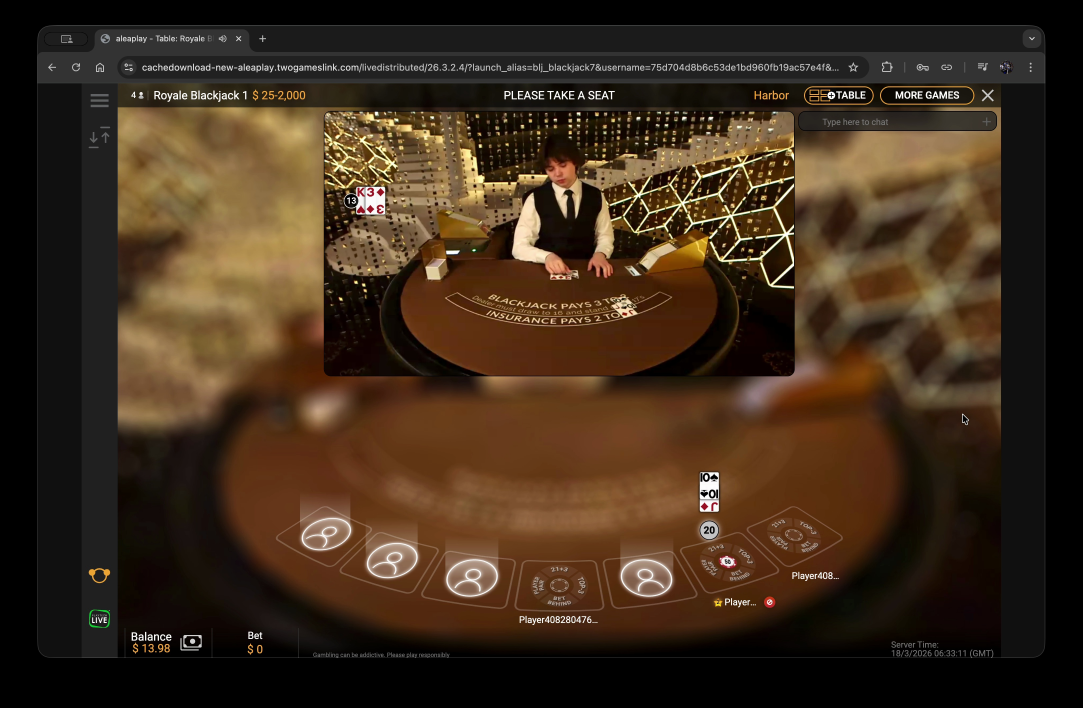
#> input picture data/debug_frames/cut_card_00000936.jpg, 3248 x 2122 px (shown at 1/3 size)
$ python diagnose_cut_card.py
#> lines starting #> are read from the running program, lines starting #| are printed output that depends on the picture; after the words box and inside, x2 and y2 are one past the last pixel; in counts of white or black regions, pixels touching at a corner belong together
"""
Diagnostic script for the cut-card detector.

Analyses both the true-positive and false-positive debug frames and prints
a per-frame breakdown of the HSV statistics used by detect_cut_card(), so we
can see exactly why each frame triggers or doesn't.

Usage (from repo root, venv activated):
    python scripts/diagnose_cut_card.py
"""

from __future__ import annotations

from pathlib import Path

import cv2
import numpy as np

# ---------------------------------------------------------------------------
# Frames and ROI (4k profile)
# ---------------------------------------------------------------------------

FRAMES = {
    "true_positive  (frame  936)": "data/debug_frames/cut_card_00000936.jpg",
    "true_positive  (frame 1807)": "data/debug_frames/cut_card_00001807.jpg",
    "false_positive (frame 5010)": "data/debug_frames/cut_card_00005010.jpg",
    "false_positive (frame 10023)": "data/debug_frames/cut_card_00010023.jpg",
}

ROI = (1864, 740, 1985, 830)  # 4k cut_card_roi: (x1, y1, x2, y2)
THRESHOLD = 0.15

# ---------------------------------------------------------------------------
# Helpers
# ---------------------------------------------------------------------------


def analyse(
    label: str, image_path: str, roi: tuple[int, int, int, int], threshold: float
) -> None:
#> called with label = 'true_positive  (frame  936)', image_path = 'data/debug_frames/cut_card_00000936.jpg', roi = (1864, 740, 1985, 830), threshold = 0.15
    frame = cv2.imread(image_path)
#> frame is the input picture: shape (2122, 3248, 3); mean B, G, R 28.2, 44.9, 62.4
    if frame is None:
        print(f"[ERROR] Could not read {image_path}")
        return

    x1, y1, x2, y2 = roi
    region = frame[y1:y2, x1:x2]
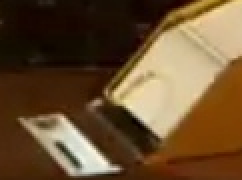
#> region: shape (90, 121, 3) (shown 2 times larger); mean B, G, R 48.7, 79.2, 105.9
    if region.size == 0:
        print(
            f"\n[WARN] ROI {roi} is out of bounds for image {frame.shape[:2]} — skipping {label}"
        )
        return
    hsv = cv2.cvtColor(region, cv2.COLOR_BGR2HSV)
#> hsv: shape (90, 121, 3); mean H, S, V 15.8, 179.7, 106
    total = region.shape[0] * region.shape[1]
#> total = 10890

    # ------------------------------------------------------------------
    # Old (original) algorithm — V > 200 only
    # ------------------------------------------------------------------
    old_bright = np.count_nonzero(hsv[:, :, 2] > 200)
#> old_bright = 2204
    old_ratio = old_bright / total
#> old_ratio = 0.202
    old_result = old_ratio >= threshold
#> old_result = True

    # ------------------------------------------------------------------
    # New algorithm — largest white blob
    # ------------------------------------------------------------------
    mask = np.uint8((hsv[:, :, 2] > 200) & (hsv[:, :, 1] < 80)) * 255
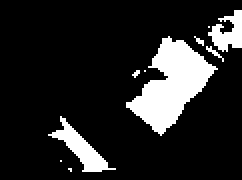
#> mask: shape (90, 121) (shown 2 times larger); 14.6% white; 10 white regions (7 under 20 px), largest, box (x1, y1, x2, y2) and area: (63, 18, 109, 68) 1062, (24, 58, 58, 86) 284, (104, 5, 121, 26) 202
    kernel = cv2.getStructuringElement(cv2.MORPH_RECT, (3, 3))
    mask_dilated = cv2.dilate(mask, kernel, iterations=1)  # type: ignore
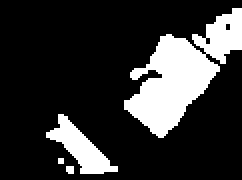
#> mask_dilated: shape (90, 121) (shown 2 times larger); 19.7% white; 4 white regions (2 under 20 px), largest, box (x1, y1, x2, y2) and area: (62, 4, 121, 69) 1702, (23, 57, 59, 87) 418
    n_labels, _, stats, _ = cv2.connectedComponentsWithStats(
        mask_dilated, connectivity=8
    )
#> n_labels = 5; stats = [[0, 0, 121, 90, 8746], [62, 4, 59, 65, 1702], [23, 57, 36, 30, 418], [29, 79, 3, 3, 9], [33, 83, 4, 4, 15]]
    if n_labels >= 2:
        blob_areas = stats[1:, cv2.CC_STAT_AREA]
#> blob_areas = [1702, 418, 9, 15]
        largest_blob = int(blob_areas.max())
#> largest_blob = 1702
        second_largest = int(sorted(blob_areas)[-2]) if len(blob_areas) > 1 else 0
#> second_largest = 418
        num_blobs = len(blob_areas)
#> num_blobs = 4
    else:
        largest_blob = second_largest = num_blobs = 0
    blob_ratio = largest_blob / total
#> blob_ratio = 0.156
    new_result = blob_ratio >= threshold
#> new_result = True

    # ------------------------------------------------------------------
    # Border-touch check (fix for dealer-shirt false positives)
    # ------------------------------------------------------------------
    if n_labels >= 2:
        largest_label = int(stats[1:, cv2.CC_STAT_AREA].argmax()) + 1
#> largest_label = 1
        # re-run with label image
        _, labels_img, stats2, _ = cv2.connectedComponentsWithStats(
            mask_dilated, connectivity=8
        )
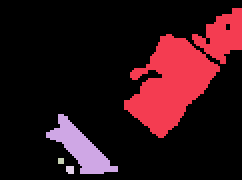
#> labels_img: shape (90, 121) int32 (shown 2 times larger); 5 distinct labels, from 0 to 4; one colour per label, 0 black
#> stats2 has the same summary as stats
        blob_mask = labels_img == largest_label
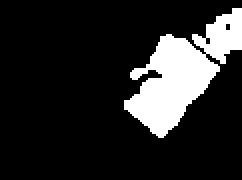
#> blob_mask: shape (90, 121) bool (shown 2 times larger); 15.6% white; 1 white region, box (x1, y1, x2, y2) and area: (62, 4, 121, 69) 1702
        touches_border = (
            blob_mask[0, :].any()
            or blob_mask[-1, :].any()
            or blob_mask[:, 0].any()
            or blob_mask[:, -1].any()
        )
#> touches_border = True
        # Which specific borders does it touch?
        touches_top = bool(blob_mask[0, :].any())
#> touches_top = False
        touches_bottom = bool(blob_mask[-1, :].any())
#> touches_bottom = False
        touches_left = bool(blob_mask[:, 0].any())
#> touches_left = False
        touches_right = bool(blob_mask[:, -1].any())
#> touches_right = True
        # Bounding box of the largest blob
        bb_left = int(stats2[largest_label, cv2.CC_STAT_LEFT])
#> bb_left = 62
        bb_top = int(stats2[largest_label, cv2.CC_STAT_TOP])
#> bb_top = 4
        bb_w = int(stats2[largest_label, cv2.CC_STAT_WIDTH])
#> bb_w = 59
        bb_h = int(stats2[largest_label, cv2.CC_STAT_HEIGHT])
#> bb_h = 65
        roi_h, roi_w = region.shape[:2]
#> roi_h = 90; roi_w = 121
        fill_ratio = largest_blob / (bb_w * bb_h) if bb_w * bb_h > 0 else 0
#> fill_ratio = 0.444
    else:
        touches_border = touches_top = touches_bottom = touches_left = touches_right = (
            False
        )
        bb_left = bb_top = bb_w = bb_h = roi_w = roi_h = 0
        fill_ratio = 0
    fixed_result = new_result and not (touches_left and not touches_right)
#> fixed_result = True

    # ------------------------------------------------------------------
    # Saturation histogram buckets (useful for tuning)
    # ------------------------------------------------------------------
    s_channel = hsv[:, :, 1].flatten()
#> s_channel = 10890 values, max 255 at index 0, min 13 at index 8266, mean 179.7
    buckets = [(0, 40), (40, 80), (80, 120), (120, 200), (200, 256)]
    s_hist = {
        f"S {lo}-{hi}": int(np.count_nonzero((s_channel >= lo) & (s_channel < hi)))
        for lo, hi in buckets
    }
#> s_hist = {'S 0-40': 319, 'S 40-80': 1629, 'S 80-120': 1124, 'S 120-200': 1574, 'S 200-256': 6244}

    # ------------------------------------------------------------------
    # Print report
    # ------------------------------------------------------------------
    print(f"\n{'=' * 60}")
    print(f"  {label}")
    print(f"  File : {image_path}")
    print(f"  ROI  : {roi}  →  {region.shape[1]}×{region.shape[0]} px  ({total} total)")
#|   ROI  : (1864, 740, 1985, 830)  →  121×90 px  (10890 total)
    print(f"{'=' * 60}")
    print(
        f"  V-channel stats  min={hsv[:, :, 2].min():3d}  max={hsv[:, :, 2].max():3d}  "
        f"mean={hsv[:, :, 2].mean():.1f}"
    )
#|   V-channel stats  min=  9  max=255  mean=106.0
    print(
        f"  S-channel stats  min={hsv[:, :, 1].min():3d}  max={hsv[:, :, 1].max():3d}  "
        f"mean={hsv[:, :, 1].mean():.1f}"
    )
#|   S-channel stats  min= 13  max=255  mean=179.7
    print()
    print("  Saturation histogram:")
    for bucket, count in s_hist.items():
        bar = "█" * int(count / total * 40)
        print(
            f"    {bucket:>12s} : {count:5d} px  ({count / total * 100:5.1f}%)  {bar}"
        )
#> this loop made 5 passes
#> (bucket, count, bar) on passes 1 to 5: ('S 0-40', 319, '█'), ('S 40-80', 1629, '█████'), ('S 80-120', 1124, '████'), ('S 120-200', 1574, '█████'), ('S 200-256', 6244, '██████████████████████')
#|           S 0-40 :   319 px  (  2.9%)  █
#|          S 40-80 :  1629 px  ( 15.0%)  █████
#|         S 80-120 :  1124 px  ( 10.3%)  ████
#|        S 120-200 :  1574 px  ( 14.5%)  █████
#|        S 200-256 :  6244 px  ( 57.3%)  ██████████████████████
    print()
    print("  OLD algorithm  (V>200 only)")
    print(
        f"    bright pixels : {old_bright:5d}  ({old_ratio * 100:.1f}%)  threshold={threshold}"
    )
#|     bright pixels :  2204  (20.2%)  threshold=0.15
    print(f"    result        : {'✓ DETECTED' if old_result else '✗ not detected'}")
#|     result        : ✓ DETECTED
    print()
    print("  NEW algorithm  (largest white blob)")
    print(f"    white blobs   : {num_blobs}")
#|     white blobs   : 4
    print(f"    largest blob  : {largest_blob:5d} px  ({blob_ratio * 100:.1f}%)")
#|     largest blob  :  1702 px  (15.6%)
    print(
        f"    2nd largest   : {second_largest:5d} px  ({second_largest / total * 100:.1f}%)"
    )
#|     2nd largest   :   418 px  (3.8%)
    print(f"    threshold     : {threshold}  ({threshold * 100:.0f}% of ROI)")
    print(f"    blob>=thr     : {new_result}  ({blob_ratio:.3f} >= {threshold})")
#|     blob>=thr     : True  (0.156 >= 0.15)
    print(f"    result        : {'✓ DETECTED' if new_result else '✗ not detected'}")
#|     result        : ✓ DETECTED
    print()
    print("  FIXED algorithm  (+ border-touch rejection)")
    print(
        f"    touches border: {touches_border}  (T={touches_top} B={touches_bottom} L={touches_left} R={touches_right})"
    )
#|     touches border: True  (T=False B=False L=False R=True)
    print(
        f"    blob bbox     : x={bb_left} y={bb_top} w={bb_w} h={bb_h}  (ROI {roi_w}×{roi_h})"
    )
#|     blob bbox     : x=62 y=4 w=59 h=65  (ROI 121×90)
    print(f"    bbox fill     : {fill_ratio:.2f}  (blob area / bbox area)")
#|     bbox fill     : 0.44  (blob area / bbox area)
    print(f"    result        : {'✓ DETECTED' if fixed_result else '✗ not detected'}")
#|     result        : ✓ DETECTED

    # Save annotated ROI crop + white mask for visual inspection
    out_dir = Path("data/debug_frames")
    tag = (
        label.split("(")[1].rstrip(")").replace(" ", "_")
        if "(" in label
        else label.replace(" ", "_")
    )
    roi_bgr = region.copy()
    cv2.rectangle(
        roi_bgr, (0, 0), (roi_bgr.shape[1] - 1, roi_bgr.shape[0] - 1), (0, 255, 0), 1
    )
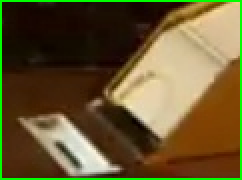
#> roi_bgr: shape (90, 121, 3) (shown 2 times larger); 3.84% of pixels changed, all inside (x1, y1, x2, y2) = (0, 0, 121, 90)
    cv2.imwrite(str(out_dir / f"diagnose_roi_{tag}.png"), roi_bgr)
    cv2.imwrite(str(out_dir / f"diagnose_mask_{tag}.png"), mask_dilated)
    print(f"\n  ROI crop saved → data/debug_frames/diagnose_roi_{tag}.png")
    print(f"  Mask saved     → data/debug_frames/diagnose_mask_{tag}.png")


# ---------------------------------------------------------------------------
# Main
# ---------------------------------------------------------------------------

if __name__ == "__main__":
    repo_root = Path(__file__).parent.parent
    for label, rel_path in FRAMES.items():
        analyse(label, str(repo_root / rel_path), ROI, THRESHOLD)
#> pass 2 of the loop `for label, rel_path in FRAMES.items():`:
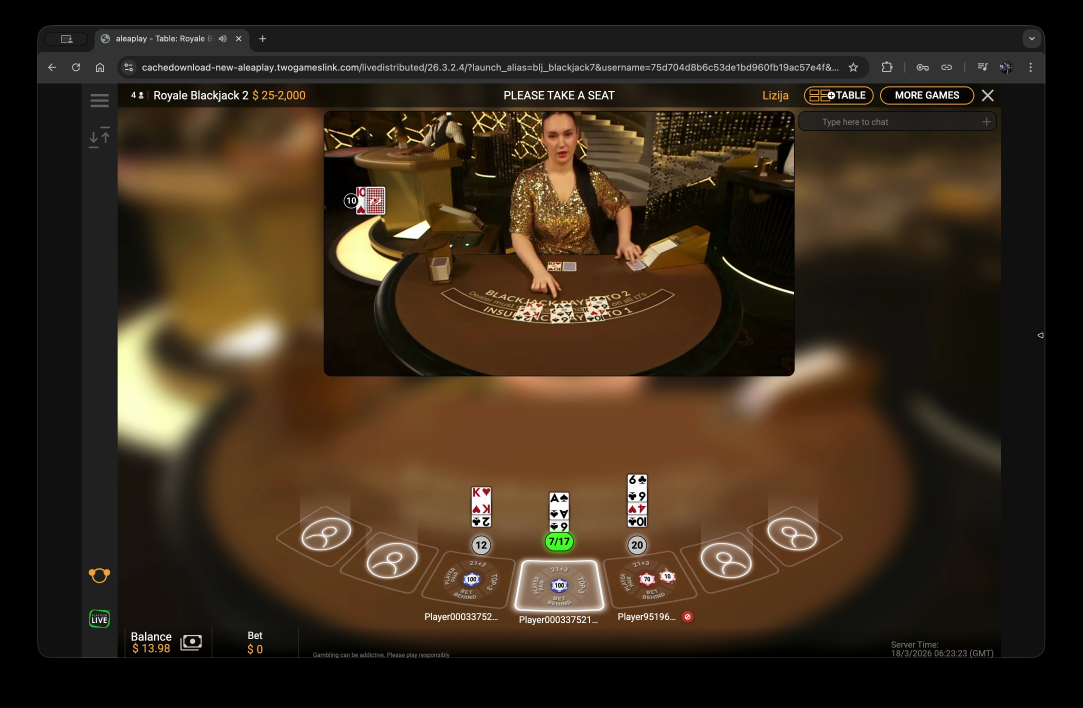
#> input picture data/debug_frames/cut_card_00001807.jpg, 3248 x 2122 px (shown at 1/3 size)
#> in analyse, frame is the input picture: shape (2122, 3248, 3); mean B, G, R 27.7, 43.3, 57.6
#> hsv: shape (90, 121, 3); mean H, S, V 14.8, 146.4, 143.3
#> old_bright = 2760
#> old_ratio = 0.253
#> mask: shape (90, 121); 14.6% white; 10 white regions (6 under 20 px), largest, box (x1, y1, x2, y2) and area: (67, 7, 111, 59) 1096, (93, 0, 121, 21) 407, (28, 62, 51, 72) 42, (53, 60, 71, 69) 34
#> mask_dilated: shape (90, 121); 18.9% white; 4 white regions (1 under 20 px), largest, box (x1, y1, x2, y2) and area: (66, 0, 121, 60) 1777, (19, 52, 72, 73) 239, (48, 38, 54, 45) 26
#> stats = [[0, 0, 121, 90, 8836], [66, 0, 55, 60, 1777], [48, 38, 6, 7, 26], [58, 39, 4, 3, 12], [19, 52, 53, 21, 239]]
#> blob_areas = [1777, 26, 12, 239]
#> largest_blob = 1777
#> second_largest = 239
#> blob_ratio = 0.163
#> in analyse (call 2), `_, labels_img, stats2, _ = cv2.connectedComponentsWithStats( mask_dila..`:
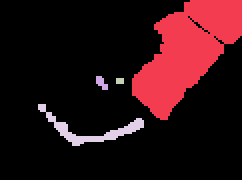
#> labels_img: shape (90, 121) int32 (shown 2 times larger); 5 distinct labels, from 0 to 4; one colour per label, 0 black
#> stats2 has the same summary as stats
#> blob_mask: shape (90, 121) bool; 16.3% white; 1 white region, box (x1, y1, x2, y2) and area: (66, 0, 121, 60) 1777
#> touches_top = True
#> bb_left = 66
#> bb_top = 0
#> bb_w = 55
#> bb_h = 60
#> fill_ratio = 0.538
#> s_channel = 10890 values, max 255 at index 58, min 25 at index 7072, mean 146.4
#> s_hist = {'S 0-40': 135, 'S 40-80': 2328, 'S 80-120': 1677, 'S 120-200': 3996, 'S 200-256': 2754}
#|   ROI  : (1864, 740, 1985, 830)  →  121×90 px  (10890 total)
#|   V-channel stats  min= 24  max=253  mean=143.3
#|   S-channel stats  min= 25  max=255  mean=146.4
#> the loop in analyse (call 2), `for bucket, count in s_hist.items():` made 5 passes
#> (bucket, count, bar) on passes 1 to 5: ('S 0-40', 135, ''), ('S 40-80', 2328, '████████'), ('S 80-120', 1677, '██████'), ('S 120-200', 3996, '██████████████'), ('S 200-256', 2754, '██████████')
#> (printed output is left out)
#|     bright pixels :  2760  (25.3%)  threshold=0.15
#|     result        : ✓ DETECTED
#|     white blobs   : 4
#|     largest blob  :  1777 px  (16.3%)
#|     2nd largest   :   239 px  (2.2%)
#|     blob>=thr     : True  (0.163 >= 0.15)
#|     result        : ✓ DETECTED
#|     touches border: True  (T=True B=False L=False R=True)
#|     blob bbox     : x=66 y=0 w=55 h=60  (ROI 121×90)
#|     bbox fill     : 0.54  (blob area / bbox area)
#|     result        : ✓ DETECTED
#> in analyse (call 2), `cv2.rectangle( roi_bgr, (0, 0), (roi_bgr.shape[1] - 1, roi_bgr.shape[0..`:
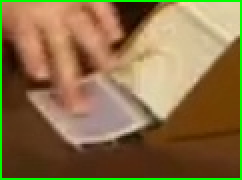
#> roi_bgr: shape (90, 121, 3) (shown 2 times larger); mean B, G, R 71.4, 112.4, 138.7
#> pass 3 of the loop `for label, rel_path in FRAMES.items():`:
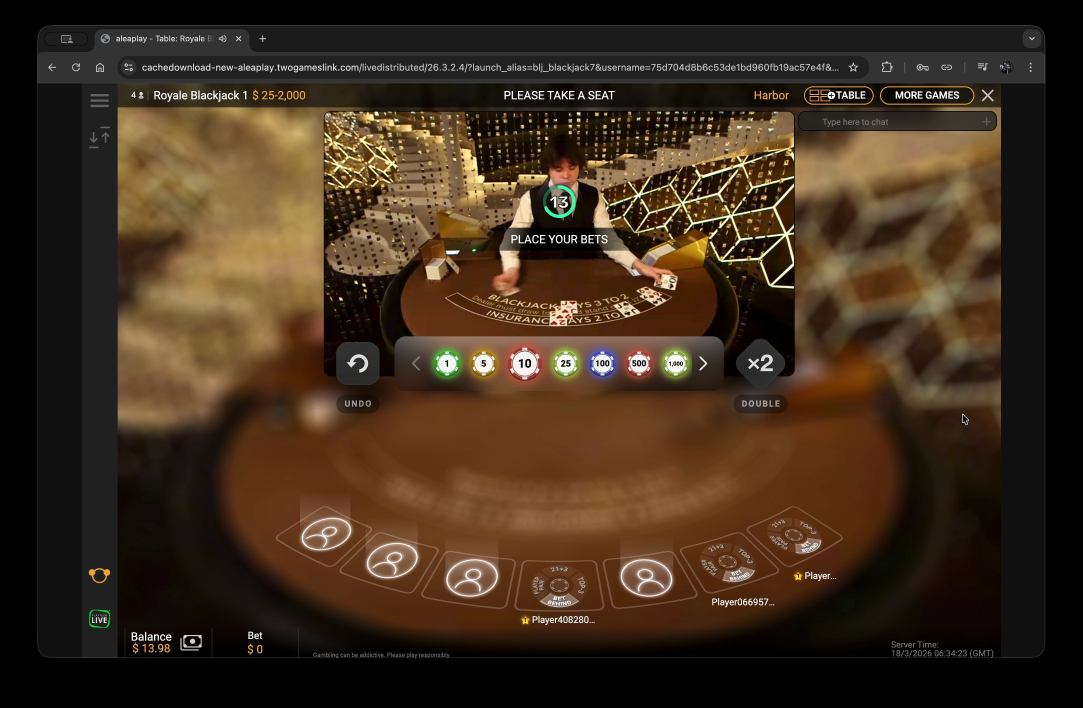
#> input picture data/debug_frames/cut_card_00005010.jpg, 3248 x 2122 px (shown at 1/3 size)
#> in analyse, frame is the input picture: shape (2122, 3248, 3); mean B, G, R 29.6, 46.2, 63.1
#> hsv: shape (90, 121, 3); mean H, S, V 18, 131.5, 155.8
#> old_bright = 4236
#> old_ratio = 0.389
#> mask: shape (90, 121); 21.5% white; 9 white regions (4 under 20 px), largest, box (x1, y1, x2, y2) and area: (0, 12, 45, 61) 1489, (96, 5, 121, 28) 342, (33, 68, 58, 86) 208, (81, 17, 108, 39) 200, (5, 56, 30, 72) 87
#> mask_dilated: shape (90, 121); 26.7% white; 5 white regions (1 under 20 px), largest, box (x1, y1, x2, y2) and area: (0, 11, 46, 62) 1647, (80, 4, 121, 40) 758, (32, 67, 59, 87) 300, (4, 55, 31, 77) 186
#> n_labels = 6; stats = [[0, 0, 121, 90, 7984], [80, 4, 41, 36, 758], [0, 11, 46, 51, 1647], [4, 55, 27, 22, 186], [32, 67, 27, 20, 300], [30, 77, 3, 5, 15]]
#> blob_areas = [758, 1647, 186, 300, 15]
#> largest_blob = 1647
#> second_largest = 758
#> num_blobs = 5
#> blob_ratio = 0.151
#> largest_label = 2
#> in analyse (call 3), `_, labels_img, stats2, _ = cv2.connectedComponentsWithStats( mask_dila..`:
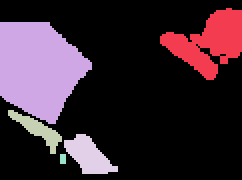
#> labels_img: shape (90, 121) int32 (shown 2 times larger); 6 distinct labels, from 0 to 5; one colour per label, 0 black
#> stats2 has the same summary as stats
#> blob_mask: shape (90, 121) bool; 15.1% white; 1 white region, box (x1, y1, x2, y2) and area: (0, 11, 46, 62) 1647
#> touches_top = False
#> touches_left = True
#> touches_right = False
#> bb_left = 0
#> bb_top = 11
#> bb_w = 46
#> bb_h = 51
#> fill_ratio = 0.702
#> fixed_result = False
#> s_channel = 10890 values, max 255 at index 19, min 0 at index 10327, mean 131.5
#> s_hist = {'S 0-40': 326, 'S 40-80': 3307, 'S 80-120': 1591, 'S 120-200': 3141, 'S 200-256': 2525}
#|   ROI  : (1864, 740, 1985, 830)  →  121×90 px  (10890 total)
#|   V-channel stats  min= 14  max=250  mean=155.8
#|   S-channel stats  min=  0  max=255  mean=131.5
#> the loop in analyse (call 3), `for bucket, count in s_hist.items():` made 5 passes
#> (bucket, count, bar) on passes 1 to 5: ('S 0-40', 326, '█'), ('S 40-80', 3307, '████████████'), ('S 80-120', 1591, '█████'), ('S 120-200', 3141, '███████████'), ('S 200-256', 2525, '█████████')
#> (printed output is left out)
#|     bright pixels :  4236  (38.9%)  threshold=0.15
#|     result        : ✓ DETECTED
#|     white blobs   : 5
#|     largest blob  :  1647 px  (15.1%)
#|     2nd largest   :   758 px  (7.0%)
#|     blob>=thr     : True  (0.151 >= 0.15)
#|     result        : ✓ DETECTED
#|     touches border: True  (T=False B=False L=True R=False)
#|     blob bbox     : x=0 y=11 w=46 h=51  (ROI 121×90)
#|     bbox fill     : 0.70  (blob area / bbox area)
#|     result        : ✗ not detected
#> in analyse (call 3), `cv2.rectangle( roi_bgr, (0, 0), (roi_bgr.shape[1] - 1, roi_bgr.shape[0..`:
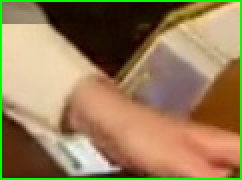
#> roi_bgr: shape (90, 121, 3) (shown 2 times larger); mean B, G, R 88.5, 126.5, 151.3
#> the loop made 4 passes; the first 3 are shown
    print()
